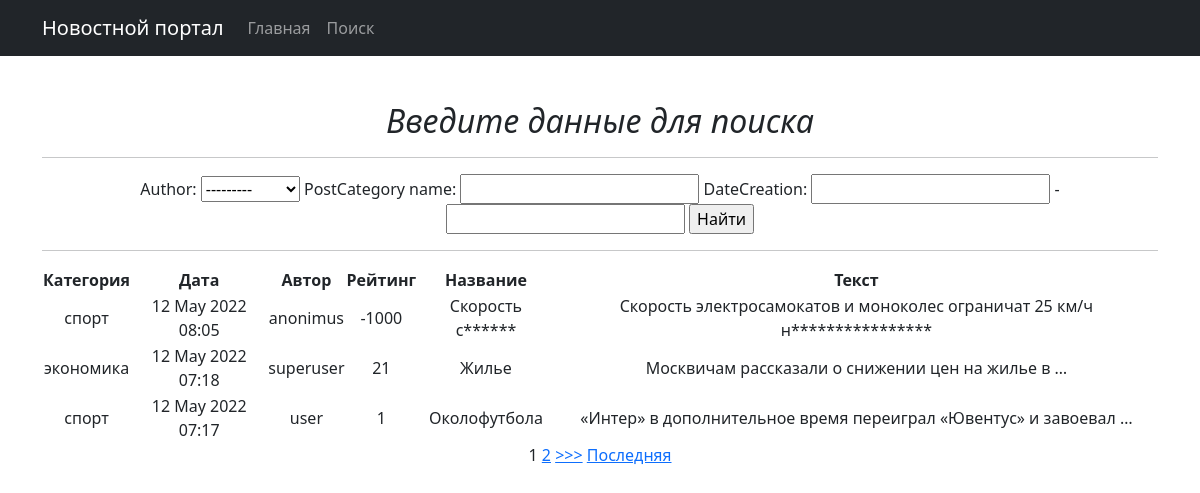
The app's page /news/search/ with its own data.
### news/models.py (models this page shows, shortened)
class Category(models.Model):
    name = models.CharField(max_length=64)
    subscribers = models.ManyToManyField(User, blank=True)
    def __str__(self):
        return f'{self.name}'

class Post(models.Model):
    author = models.ForeignKey(Author, on_delete=models.CASCADE)
    NEWS = 'NW'
    ARTICLE = 'AR'
    CATEGORY_CHOICES = (
        (NEWS, 'Новость'),
        (ARTICLE, 'Статья')
    )
    categoryType = models.CharField(max_length=2, choices=CATEGORY_CHOICES, default=ARTICLE)
    dateCreation = models.DateTimeField(auto_now_add=True)
    postCategory = models.ManyToManyField(Category, through='PostCategory')
    title = models.CharField(max_length=64)
    text = models.TextField()
    rating = models.SmallIntegerField(default=0)

class Author(models.Model):
    authorUser = models.OneToOneField(User, on_delete=models.CASCADE)
    ratingAuthor = models.SmallIntegerField(default=0)
    def __str__(self):
        return f'{self.authorUser}'

### news/views.py (the view)
# urls.py: path('search/', SearchList.as_view()),
class SearchList(ListView):
    model = Post
    template_name = 'search.html'
    context_object_name = 'posts'
    ordering = ['-dateCreation']
    paginate_by = 3
    def get_filter(self):
        return PostFilter(self.request.GET, queryset=super().get_queryset())
    def get_queryset(self):
        return self.get_filter().qs
    def get_context_data(self, *args, **kwargs):
        return {
            **super().get_context_data(*args, **kwargs),
            "filter": self.get_filter(),
        }

### news/templatetags/censor.py (called while the page is built)
@register.filter()
def censor(value):
   for word in BAD_WORDS:
       value = value.replace(word[1:], '*' * (len(word)-1))
   return value

### templates/search.html (shortened to what this page needs)
{% extends 'flatpages/default.html' %}
{% load censor %}
{% block content %}
<body>
<h2>&nbsp;</h2>
<h2><i>Введите данные для поиска</i></h2>
<hr>
<form method="GET">
    {{ filter.form }}
    <input type="submit" value="Найти">
</form>
<hr>
<table>
    <thead>
        <th>
            Категория
        </th>
        <th>
            Дата
        </th>
        <th>
            Автор
        </th>
        <th>
            Рейтинг
        </th>
        <th>
            Название
        </th>
        <th>
            Текст
        </th>
    </thead>
    {% for post in posts %}
   <tr>
        <td>
            {% for category in post.postCategory.all %} {{ category }} {% endfor %}
        </td>
        <td>
            {{ post.dateCreation|date:'d M Y h:i' }}
        </td>
        <td>
            {{ post.author }}
        </td>
        <td>
            {{ post.rating }}
        </td>
        <td>
            {{ post.title|censor }}
        </td>
        <td>
            {{ post.text|censor|truncatewords:8 }}
        </td>
    {% endfor %}
</table>
{% if is_paginated %}
    {% for num in page_obj.paginator.page_range %}
        {% if page_obj.number == num %}
            <a>{{ num }}</a>
        {% elif num > page_obj.number|add:'-3' and num < page_obj.number|add:'3' %}
            <a href="?page={{ num }}">{{ num }}</a>
        {% endif %}
    {% endfor %}
    {% if page_obj.has_next %}
        <a href="?page={{ page_obj.next_page_number }}">>>></a>
        <a href="?page={{ page_obj.paginator.num_pages }}">Последняя</a>
    {% endif %}
{% endif %}
<br>
{% endblock content %}

### records on screen
Post: dateCreation "12 May 2022 08:05", author "anonimus", rating "-1000", title|censor "Скорость с******", text|censor "Скорость электросамокатов и моноколес ограничат 25 км/ч н****************"
Category: name "спорт"
Post: dateCreation "12 May 2022 07:18", author "superuser", rating "21", title|censor "Жилье", text|censor "Москвичам рассказали о снижении цен на жилье в …"
Category: name "экономика"
Post: dateCreation "12 May 2022 07:17", author "user", rating "1", title|censor "Околофутбола", text|censor "«Интер» в дополнительное время переиграл «Ювентус» и завоевал …"

### other values on screen
{{ num }} "1"
{{ num }} "2"
